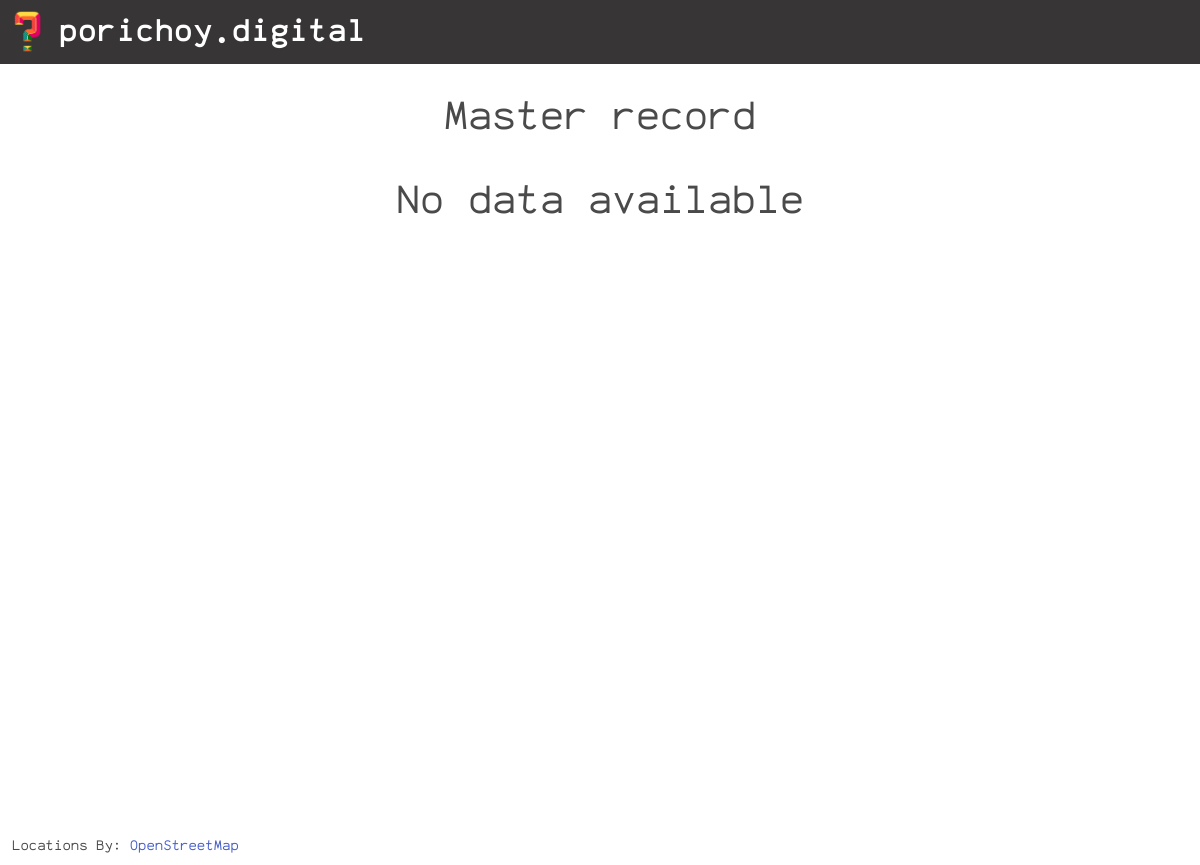
Page /dashboard-master/ (signed in) on the earlier database version.
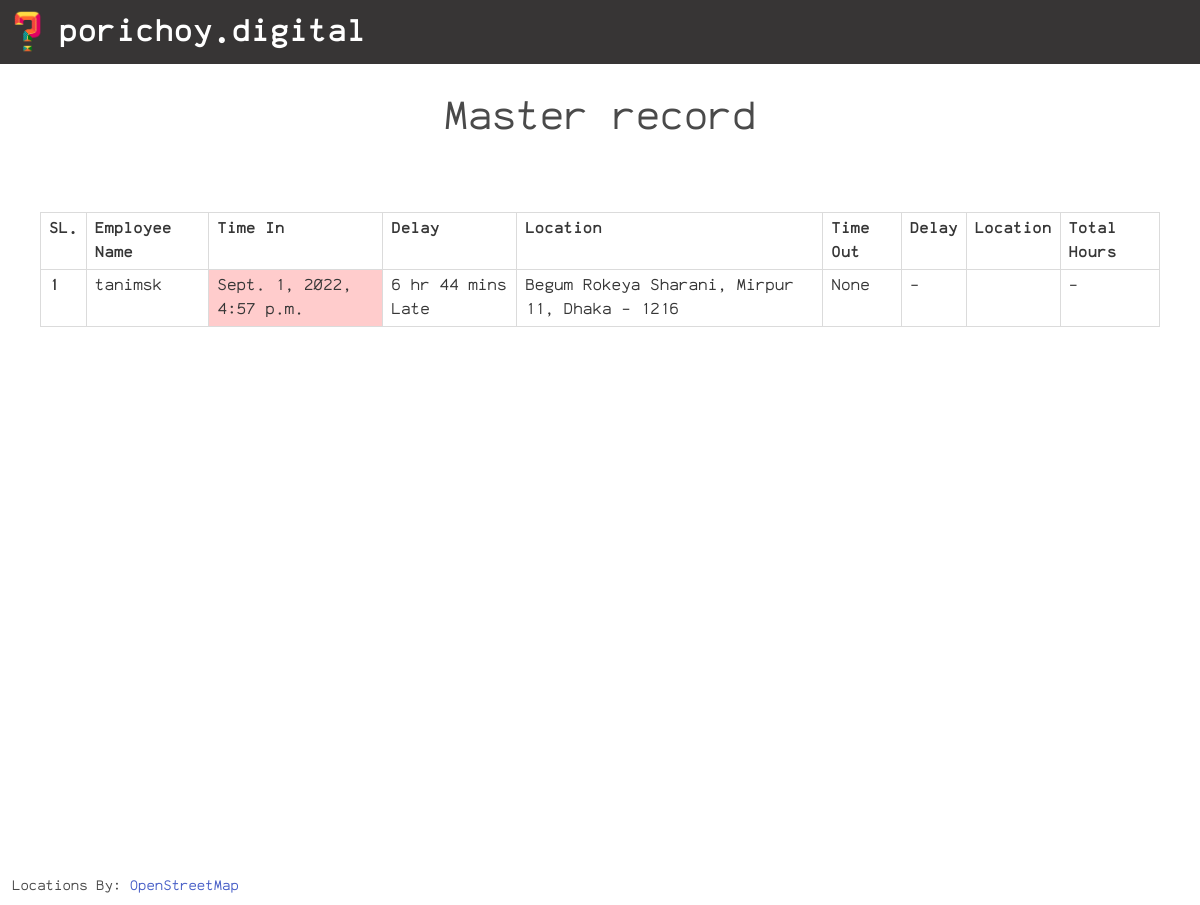
Same page on the later database version.
### main/models.py (models this page shows)
class Log(models.Model):
    name = models.CharField(max_length=60, default='Not Given')
    time_in = models.DateTimeField(null=True, blank=True)
    late_join = models.BooleanField(default=False, null=True, blank=True)
    location_in = models.CharField(max_length=500, null=True, blank=True)
    location_in_url = models.CharField(max_length=500, null=True, blank=True)
    delay_in = models.CharField(max_length=50, default='-', null=True)
    time_out = models.DateTimeField(null=True, blank=True)
    late_leave = models.BooleanField(default=False, null=True, blank=True)
    location_out = models.CharField(max_length=500, null=True, blank=True)
    location_out_url = models.CharField(max_length=500, null=True, blank=True)
    delay_out = models.CharField(max_length=50, default='-', null=True)
    total_hours = models.CharField(max_length=50, default='-', null=True)
    user = models.ForeignKey(RegisteredUser, on_delete=models.CASCADE, related_name='user_logs')

### main/views.py (the view)
# urls.py: path('dashboard-master/', views.dashboard_master, name='dashboard-master'),
@login_required(login_url='login')
def dashboard_master(req):
    user_logs = Log.objects.all().order_by('-id')
    return render(req, 'dashboard/dashboard_master.html', {'logs': user_logs})

### templates/dashboard/dashboard_master.html (shortened to what this page needs)
{% extends "base.html" %} {% load static %}
{% block title %}Dashboard{% endblock title %} {% block content %}
<div class="has-text-centered is-size-2 mt-5">
    Master record
</div>
{% if logs %}
<div class="fieldCont">
    <div class="table-container table is-bordered is-striped is-narrow is-hoverable is-fullwidth">
        <table class="table">
            <thead>
                <tr>
                    <th>SL.</th>
                    <th>Employee Name</th>
                    <th>Time In</th>
                    <th>Delay</th>
                    <th>Location</th>
                    <th>Time Out</th>
                    <th>Delay</th>
                    <th>Location</th>
                    <th>Total Hours</th>
                </tr>
            </thead>
            <tbody>
                {% for log in logs %}
                <tr>
                    <th>{{ forloop.counter }}</th>
                    <td>{{ log.name }}</td>
                    <td {% if log.late_join %} class="redDiv" {% endif %}>{{ log.time_in }}</td>
                    <td>{{ log.delay_in }}</td>
                    <td>
                        {% if not log.location_in is None %}
                        {{ log.location_in }}
                        {% endif %}
                    </td>
                    <td {% if not log.late_leave and not log.time_out is None %} class="yellowDiv" {% endif %}>
                        {{ log.time_out }}
                    </td>
                    <td>{{ log.delay_out }}</td>
                    <td>
                    </td>
                    <td>{{ log.total_hours }}</td>
                </tr>
                {% endfor %}
            </tbody>
        </table>
    </div>
</div>
{% else %}
<div class="fieldCont has-text-centered mt-5">
    <span class="m-5 is-size-2">No data available</span>
</div>
{% endif %}
<small class="mx-3 mt-5 mb-2 mapAttr">
    Locations By: <a href="https://wiki.osmfoundation.org/wiki/Main_Page" target="_blank">OpenStreetMap</a>
</small>
{% endblock %}

Differences in the rows shown:
added Log: name "tanimsk", time_in "Sept. 1, 2022, 4:57 p.m.", delay_in "6 hr 44 mins Late", location_in "Begum Rokeya Sharani, Mirpur 11, Dhaka - 1216", time_out "None", delay_out "-", total_hours "-"
Other differences:
text no longer shown: "No data available"
text now shown: "SL. Employee Name Time In Delay Location Time Out Delay Location Total Hours"
